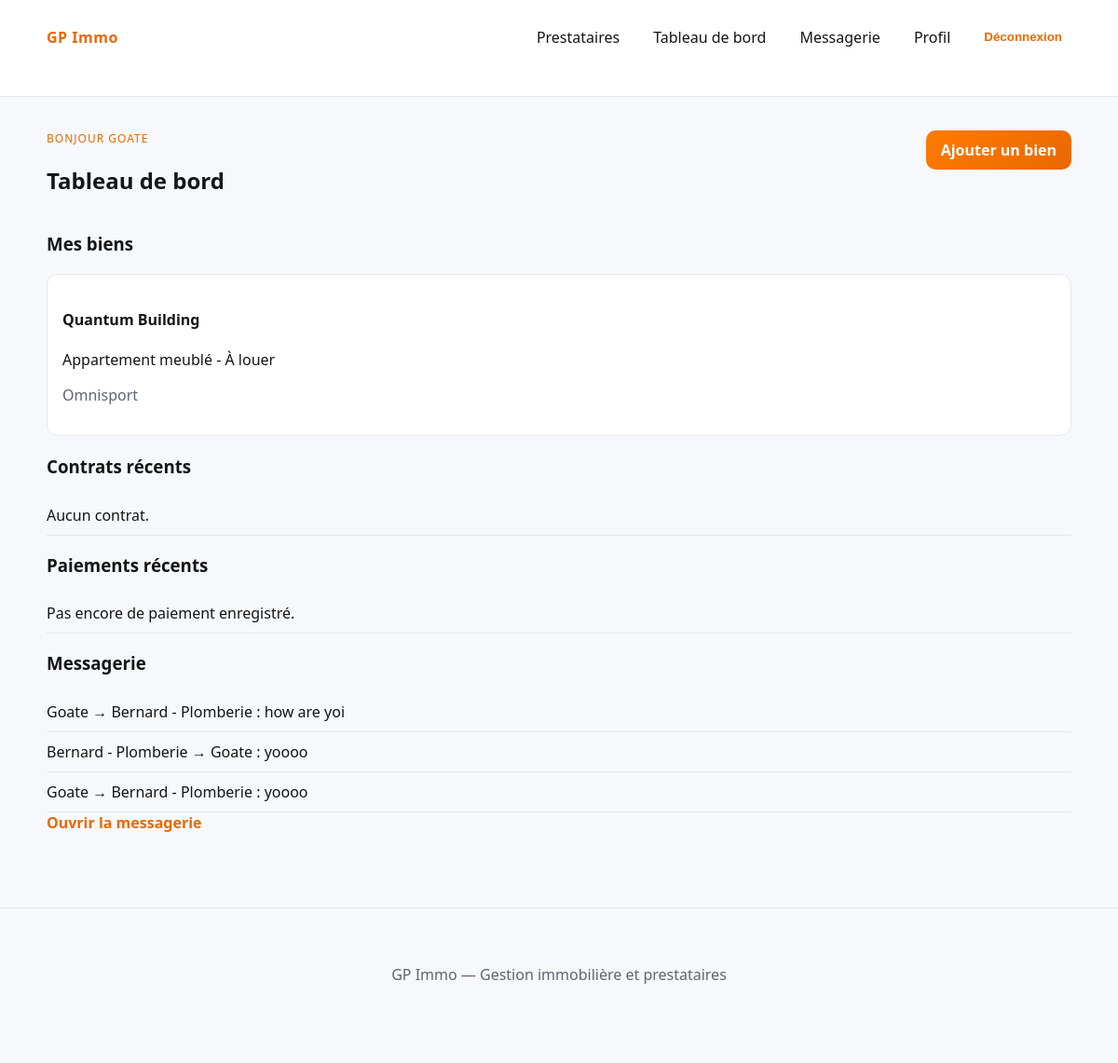
The app's page /dashboard/ (signed in) with its own data.
### accounts/models.py (models this page shows, shortened)
class User(AbstractUser):
    class Role(models.TextChoices):
        PROPRIETAIRE = "PROPRIETAIRE", "Propriétaire"
        PRESTATAIRE = "PRESTATAIRE", "Prestataire"
        STAFF = "STAFF", "Equipe"
    phone = models.CharField(max_length=30, blank=True)
    role = models.CharField(max_length=20, choices=Role.choices, default=Role.PROPRIETAIRE)
    specialization = models.CharField(max_length=100, blank=True)
    marketplace_visible = models.BooleanField(default=True)
    def is_proprietaire(self) -> bool:
        return self.role == self.Role.PROPRIETAIRE
    def is_prestataire(self) -> bool:
        return self.role == self.Role.PRESTATAIRE
    def display_name(self) -> str:
        base = self.get_full_name().strip() or self.username
        if self.is_prestataire() and self.specialization:
            return f"{base} - {self.specialization}"
        return base

### immo/models.py (models this page shows, shortened)
class Bien(models.Model):
    class PropertyType(models.TextChoices):
        APPARTEMENT_LOCATION = "APPARTEMENT_LOCATION", "Appartement en location"
        APPARTEMENT_MEUBLE = "APPARTEMENT_MEUBLE", "Appartement meublé"
        STUDIO_LOCATION = "STUDIO_LOCATION", "Studio en location"
        STUDIO_MEUBLE = "STUDIO_MEUBLE", "Studio meublé"
        CHAMBRE_LOCATION = "CHAMBRE_LOCATION", "Chambre en location"
        CHAMBRE_MEUBLE = "CHAMBRE_MEUBLE", "Chambre meublée"
        MAGASIN = "MAGASIN", "Magasin"
        IMMEUBLE = "IMMEUBLE", "Immeuble"
        MAISON = "MAISON", "Maison"
    class ListingStatus(models.TextChoices):
        LOCATION = "LOCATION", "À louer"
        VENTE = "VENTE", "À vendre"
    owner = models.ForeignKey(
        settings.AUTH_USER_MODEL,
        on_delete=models.CASCADE,
        related_name="biens",
    )
    title = models.CharField(max_length=120)
    property_type = models.CharField(max_length=40, choices=PropertyType.choices)
    listing_status = models.CharField(
        max_length=20,
        choices=ListingStatus.choices,
        default=ListingStatus.LOCATION,
    )
    furnished = models.BooleanField(default=False)
    price = models.DecimalField(max_digits=12, decimal_places=2, null=True, blank=True)
    address = models.CharField(max_length=255, blank=True)
    description = models.TextField(blank=True)
    created_at = models.DateTimeField(auto_now_add=True)

class Message(models.Model):
    class Kind(models.TextChoices):
        TEXTE = "TEXTE", "Message"
        DEVIS = "DEVIS", "Devis"
        PREUVE = "PREUVE", "Preuve d'intervention"
    sender = models.ForeignKey(settings.AUTH_USER_MODEL, on_delete=models.CASCADE, related_name="messages_envoyes")
    receiver = models.ForeignKey(settings.AUTH_USER_MODEL, on_delete=models.CASCADE, related_name="messages_recus")
    content = models.TextField(blank=True)
    attachment = models.FileField(upload_to=message_upload_to, null=True, blank=True)
    kind = models.CharField(max_length=10, choices=Kind.choices, default=Kind.TEXTE)
    created_at = models.DateTimeField(auto_now_add=True)
    class Meta:
        ordering = ["-created_at"]

### immo/views.py (the view, shortened to what this page needs)
# urls.py: path("dashboard/", views.dashboard, name="dashboard"),
@login_required
def dashboard(request):
    user: User = request.user
    context = {}
    if user.is_proprietaire():
        biens = Bien.objects.filter(owner=user)
        contrats = Contract.objects.filter(owner=user).order_by("-created_at")[:5]
        paiements = Payment.objects.filter(
            Q(contract__owner=user) | Q(bien__owner=user)
        ).order_by("-created_at")[:5]
        context.update(
            {
                "biens": biens,
                "contrats": contrats,
                "paiements": paiements,
                "assignments": PrestataireAssignment.objects.filter(bien__owner=user),
            }
        )
    last_messages = Message.objects.filter(Q(sender=user) | Q(receiver=user)).order_by("-created_at")[:6]
    context["last_messages"] = last_messages
    return render(request, "immo/dashboard.html", context)

### templates/immo/dashboard.html (shortened to what this page needs)
{% extends "base.html" %}
{% block content %}
<div class="section-head">
    <div>
        <p class="eyebrow">Bonjour {{ user.username }}</p>
        <h2>Tableau de bord</h2>
    </div>
    {% if user.is_proprietaire %}
        <a class="btn" href="{% url 'bien_create' %}">Ajouter un bien</a>
    {% else %}
        <a class="btn" href="{% url 'report_create' %}">Envoyer un rapport</a>
    {% endif %}
</div>
{% if user.is_proprietaire %}
    <section>
        <h3>Mes biens</h3>
        <div class="cards-grid">
            {% for bien in biens %}
                <article class="card">
                    <h4>{{ bien.title }}</h4>
                    <p>{{ bien.get_property_type_display }} - {{ bien.get_listing_status_display }}</p>
                    <p class="muted">{{ bien.address }}</p>
                </article>
            {% empty %}
                <p>Ajoutez votre premier bien.</p>
            {% endfor %}
        </div>
    </section>
    <section>
        <h3>Contrats récents</h3>
        <ul class="list">
            {% for c in contrats %}
                <li><strong>{{ c.tenant_name }}</strong> — {{ c.bien.title }} ({{ c.get_status_display }})</li>
            {% empty %}
                <li>Aucun contrat.</li>
            {% endfor %}
        </ul>
    </section>
    <section>
        <h3>Paiements récents</h3>
        <ul class="list">
            {% for p in paiements %}
                <li>{{ p.get_payment_type_display }} — {{ p.amount }} € ({{ p.get_status_display }})</li>
            {% empty %}
                <li>Pas encore de paiement enregistré.</li>
            {% endfor %}
        </ul>
    </section>
{% endif %}
<section>
    <h3>Messagerie</h3>
    <ul class="list">
        {% for msg in last_messages %}
            <li>{{ msg.sender.display_name }} → {{ msg.receiver.display_name }} : {{ msg.content|truncatechars:60 }}</li>
        {% empty %}
            <li>Aucun message pour le moment.</li>
        {% endfor %}
    </ul>
    <a class="link" href="{% url 'inbox' %}">Ouvrir la messagerie</a>
</section>
{% endblock %}

### templates/base.html (shortened to what this page needs)
{% load static %}
<!doctype html>
<html lang="fr">
<head>
    <link rel="stylesheet" href="{% static 'css/style.css' %}">
</head>
<body>
<header class="site-header">
    <div class="container header-inner">
        <a href="{% url 'home' %}" class="brand">GP Immo</a>
        <nav>
            <ul class="nav">
                <li><a href="{% url 'marketplace' %}">Prestataires</a></li>
                {% if user.is_authenticated %}
                    <li><a href="{% url 'dashboard' %}">Tableau de bord</a></li>
                    <li><a href="{% url 'inbox' %}">Messagerie</a></li>
                    <li><a href="{% url 'profile' %}">Profil</a></li>
                    <li>
                        <form method="post" action="{% url 'logout' %}">
                            <button type="submit" class="link logout-btn">Déconnexion</button>
                        </form>
                    </li>
                {% else %}
                    <li><a href="{% url 'login' %}">Connexion</a></li>
                    <li><a class="btn" href="{% url 'signup_choice' %}">Créer un compte</a></li>
                {% endif %}
            </ul>
        </nav>
    </div>
</header>
<main class="container">
    {% block content %}{% endblock %}
</main>
<footer class="site-footer">
    <div class="container">
        <p>GP Immo — Gestion immobilière et prestataires</p>
    </div>
</footer>
</body>
</html>

### static/css/style.css (style rules this page uses)
:root { --orange: #ff7a00; --orange-strong: #e86900; --bg: #f7f8fb; --text: #131517; --muted: #5e6470; --card: #ffffff; --border: #e5e7eb; }
* { box-sizing: border-box; }
body { margin: 0; font-family: "Segoe UI", Tahoma, sans-serif; background: var(--bg); color: var(--text); }
a { color: inherit; text-decoration: none; }
.container { width: min(1100px, 92%); margin: 0 auto; padding: 24px 0 48px; }
.site-header { background: var(--card); border-bottom: 1px solid var(--border); position: sticky; top: 0; z-index: 10; }
.header-inner { display: flex; align-items: center; justify-content: space-between; }
.brand { font-weight: 800; color: var(--orange-strong); letter-spacing: 0.5px; }
.nav { list-style: none; display: flex; gap: 16px; align-items: center; padding: 0; margin: 0; }
.nav a { padding: 8px 10px; border-radius: 8px; }
.logout-btn { background: none; border: none; padding: 8px 10px; color: var(--orange-strong); font-weight: 600; cursor: pointer; }
.btn { display: inline-block; padding: 10px 16px; border-radius: 10px; background: linear-gradient(135deg, var(--orange), var(--orange-strong)); color: white; font-weight: 700; border: none; cursor: pointer; }
.link { color: var(--orange-strong); font-weight: 600; }
.eyebrow { text-transform: uppercase; letter-spacing: 1px; font-size: 12px; color: var(--orange-strong); margin: 0 0 4px; }
.cards-grid { display: grid; grid-template-columns: repeat(auto-fit, minmax(240px, 1fr)); gap: 16px; margin: 20px 0; }
.card { background: var(--card); padding: 16px; border-radius: 12px; border: 1px solid var(--border); }
.section-head { display: flex; justify-content: space-between; align-items: flex-start; gap: 12px; flex-wrap: wrap; margin: 12px 0; }
.muted { color: var(--muted); }
.list { list-style: none; padding: 0; margin: 0; }
.list li { padding: 10px 0; border-bottom: 1px solid var(--border); }
.site-footer { border-top: 1px solid var(--border); padding: 20px 0; text-align: center; color: var(--muted); margin-top: 32px; }

### records on screen
User: username "GOATE"
Bien: title "Quantum Building", property_type "Appartement meublé", listing_status "À louer", address "Omnisport"
Message: sender.display_name "Goate", receiver.display_name "Bernard - Plomberie", content "how are yoi"
Message: sender.display_name "Bernard - Plomberie", receiver.display_name "Goate", content "yoooo"
Message: sender.display_name "Goate", receiver.display_name "Bernard - Plomberie", content "yoooo"
